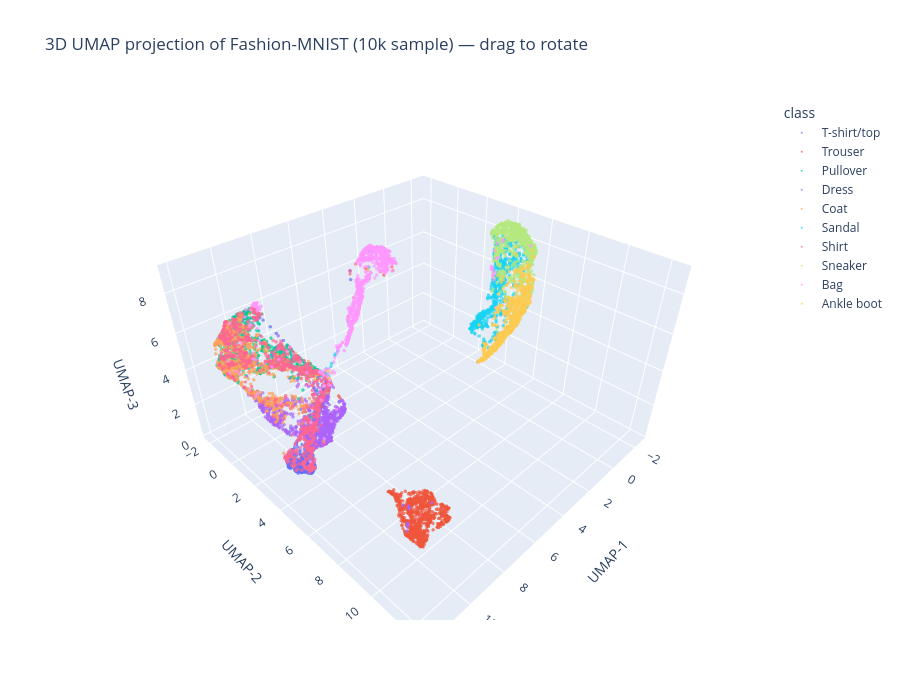

This figure's notebook cell:
### Markdown cell above
## 7. A 3D UMAP embedding of Fashion-MNIST

### Code cell
import plotly.express as px
import pandas as pd

reducer_3d = umap.UMAP(n_neighbors=15, min_dist=0.1, n_components=3, random_state=42)
embedding_fashion_3d = reducer_3d.fit_transform(X_fashion)

df_3d = pd.DataFrame(embedding_fashion_3d, columns=["UMAP-1", "UMAP-2", "UMAP-3"])
df_3d["class"] = [class_names[int(i)] for i in y_fashion]

fig = px.scatter_3d(
    df_3d, x="UMAP-1", y="UMAP-2", z="UMAP-3",
    color="class", category_orders={"class": class_names},
    opacity=0.7, height=700,
    title="3D UMAP projection of Fashion-MNIST (10k sample) — drag to rotate",
)
fig.update_traces(marker=dict(size=2))
fig.show()

### Figure 1 — Plotly figure (JSON) as saved in the notebook; plotly's stock layout.template omitted (floating-point values rounded to 4 significant figures; data arrays with more than 128 entries replaced by an {"elided": "..."} marker saying what was removed)
{"data": [{"hovertemplate": "class=T-shirt/top<br>UMAP-1=%{x}<br>UMAP-2=%{y}<br>UMAP-3=%{z}<extra></extra>", "legendgroup": "T-shirt/top", "marker": {"color": "#636efa", "opacity": 0.7, "size": 2, "symbol": "circle"}, "mode": "markers", "name": "T-shirt/top", "scene": "scene", "showlegend": true, "type": "scatter3d", "x": {"elided": "1000 float values"}, "y": {"elided": "1000 float values"}, "z": {"elided": "1000 float values"}}, {"hovertemplate": "class=Trouser<br>UMAP-1=%{x}<br>UMAP-2=%{y}<br>UMAP-3=%{z}<extra></extra>", "legendgroup": "Trouser", "marker": {"color": "#EF553B", "opacity": 0.7, "size": 2, "symbol": "circle"}, "mode": "markers", "name": "Trouser", "scene": "scene", "showlegend": true, "type": "scatter3d", "x": {"elided": "1000 float values"}, "y": {"elided": "1000 float values"}, "z": {"elided": "1000 float values"}}, {"hovertemplate": "class=Pullover<br>UMAP-1=%{x}<br>UMAP-2=%{y}<br>UMAP-3=%{z}<extra></extra>", "legendgroup": "Pullover", "marker": {"color": "#00cc96", "opacity": 0.7, "size": 2, "symbol": "circle"}, "mode": "markers", "name": "Pullover", "scene": "scene", "showlegend": true, "type": "scatter3d", "x": {"elided": "1000 float values"}, "y": {"elided": "1000 float values"}, "z": {"elided": "1000 float values"}}, {"hovertemplate": "class=Dress<br>UMAP-1=%{x}<br>UMAP-2=%{y}<br>UMAP-3=%{z}<extra></extra>", "legendgroup": "Dress", "marker": {"color": "#ab63fa", "opacity": 0.7, "size": 2, "symbol": "circle"}, "mode": "markers", "name": "Dress", "scene": "scene", "showlegend": true, "type": "scatter3d", "x": {"elided": "1000 float values"}, "y": {"elided": "1000 float values"}, "z": {"elided": "1000 float values"}}, {"hovertemplate": "class=Coat<br>UMAP-1=%{x}<br>UMAP-2=%{y}<br>UMAP-3=%{z}<extra></extra>", "legendgroup": "Coat", "marker": {"color": "#FFA15A", "opacity": 0.7, "size": 2, "symbol": "circle"}, "mode": "markers", "name": "Coat", "scene": "scene", "showlegend": true, "type": "scatter3d", "x": {"elided": "1000 float values"}, "y": {"elided": "1000 float values"}, "z": {"elided": "1000 float values"}}, {"hovertemplate": "class=Sandal<br>UMAP-1=%{x}<br>UMAP-2=%{y}<br>UMAP-3=%{z}<extra></extra>", "legendgroup": "Sandal", "marker": {"color": "#19d3f3", "opacity": 0.7, "size": 2, "symbol": "circle"}, "mode": "markers", "name": "Sandal", "scene": "scene", "showlegend": true, "type": "scatter3d", "x": {"elided": "1000 float values"}, "y": {"elided": "1000 float values"}, "z": {"elided": "1000 float values"}}, {"hovertemplate": "class=Shirt<br>UMAP-1=%{x}<br>UMAP-2=%{y}<br>UMAP-3=%{z}<extra></extra>", "legendgroup": "Shirt", "marker": {"color": "#FF6692", "opacity": 0.7, "size": 2, "symbol": "circle"}, "mode": "markers", "name": "Shirt", "scene": "scene", "showlegend": true, "type": "scatter3d", "x": {"elided": "1000 float values"}, "y": {"elided": "1000 float values"}, "z": {"elided": "1000 float values"}}, {"hovertemplate": "class=Sneaker<br>UMAP-1=%{x}<br>UMAP-2=%{y}<br>UMAP-3=%{z}<extra></extra>", "legendgroup": "Sneaker", "marker": {"color": "#B6E880", "opacity": 0.7, "size": 2, "symbol": "circle"}, "mode": "markers", "name": "Sneaker", "scene": "scene", "showlegend": true, "type": "scatter3d", "x": {"elided": "1000 float values"}, "y": {"elided": "1000 float values"}, "z": {"elided": "1000 float values"}}, {"hovertemplate": "class=Bag<br>UMAP-1=%{x}<br>UMAP-2=%{y}<br>UMAP-3=%{z}<extra></extra>", "legendgroup": "Bag", "marker": {"color": "#FF97FF", "opacity": 0.7, "size": 2, "symbol": "circle"}, "mode": "markers", "name": "Bag", "scene": "scene", "showlegend": true, "type": "scatter3d", "x": {"elided": "1000 float values"}, "y": {"elided": "1000 float values"}, "z": {"elided": "1000 float values"}}, {"hovertemplate": "class=Ankle boot<br>UMAP-1=%{x}<br>UMAP-2=%{y}<br>UMAP-3=%{z}<extra></extra>", "legendgroup": "Ankle boot", "marker": {"color": "#FECB52", "opacity": 0.7, "size": 2, "symbol": "circle"}, "mode": "markers", "name": "Ankle boot", "scene": "scene", "showlegend": true, "type": "scatter3d", "x": {"elided": "1000 float values"}, "y": {"elided": "1000 float values"}, "z": {"elided": "1000 float values"}}], "layout": {"height": 700, "legend": {"title": {"text": "class"}, "tracegroupgap": 0}, "scene": {"domain": {"x": [0, 1], "y": [0, 1]}, "xaxis": {"title": {"text": "UMAP-1"}}, "yaxis": {"title": {"text": "UMAP-2"}}, "zaxis": {"title": {"text": "UMAP-3"}}}, "title": {"text": "3D UMAP projection of Fashion-MNIST (10k sample) — drag to rotate"}}}
